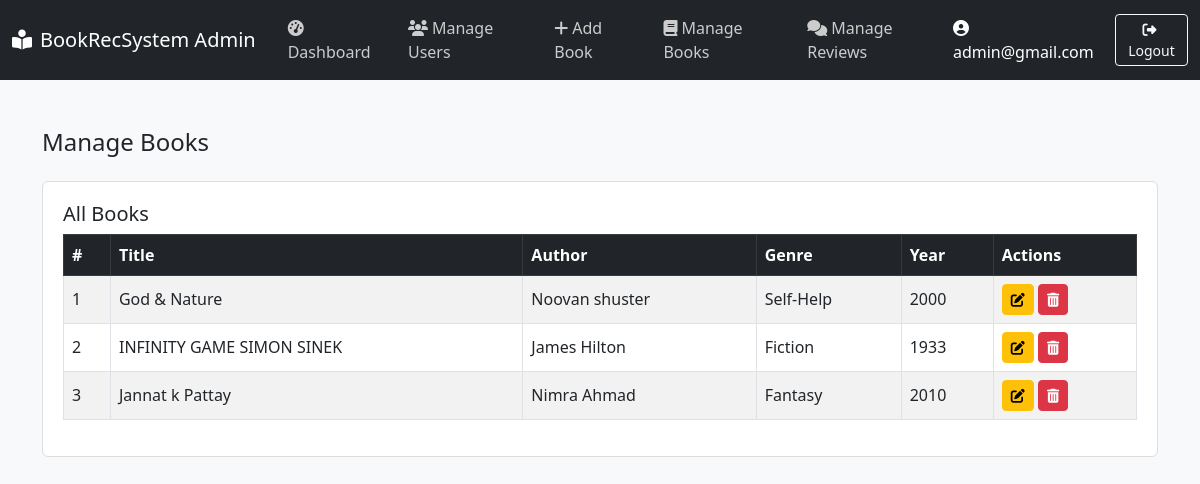
Page /admin/manage-books.php (signed in) on the committed database.
### tables this page shows
CREATE TABLE `tblbooks` (
  `id` int(11) NOT NULL,
  `title` varchar(255) NOT NULL,
  `author` varchar(255) NOT NULL,
  `genre` varchar(100) NOT NULL,
  `publication_year` int(11) DEFAULT NULL,
  `isbn` varchar(50) DEFAULT NULL,
  `description` text DEFAULT NULL,
  `cover_image` varchar(255) DEFAULT NULL,
  `created_at` timestamp NOT NULL DEFAULT current_timestamp()
);

### admin/manage-books.php (the view, shortened to what this page needs)
<?php
include '../dbconnection.php';
$all = mysqli_query($conn, "SELECT * FROM tblbooks ORDER BY created_at DESC");
?>
<!DOCTYPE html>
<html lang="en">
<head>
  <link href="https://cdn.jsdelivr.net/npm/bootstrap@5.3.0/dist/css/bootstrap.min.css" rel="stylesheet">
  <link href="https://cdnjs.cloudflare.com/ajax/libs/font-awesome/6.4.0/css/all.min.css" rel="stylesheet">
</head>
<body>
<?php include 'admin-header.php'; ?>
<br><br>
<div class="container">
  <h4 class="mb-4">Manage Books</h4>
  <div class="table-box mb-5">
    <h5>All Books</h5>
    <table class="table table-bordered align-middle table-striped">
      <thead class="table-dark">
        <tr>
          <th>#</th>
          <th>Title</th>
          <th>Author</th>
          <th>Genre</th>
          <th>Year</th>
          <th>Actions</th>
        </tr>
      </thead>
      <tbody>
        <?php $i=1; while ($b = mysqli_fetch_assoc($all)): ?>
        <tr>
          <td><?php echo $i++; ?></td>
          <td><?php echo htmlspecialchars($b['title']); ?></td>
          <td><?php echo htmlspecialchars($b['author']); ?></td>
          <td><?php echo htmlspecialchars($b['genre']); ?></td>
          <td><?php echo $b['publication_year']; ?></td>
          <td>
            <a href="?id=<?php echo $b['id']; ?>" class="btn btn-sm btn-warning"><i class="fas fa-edit"></i></a>
            <a href="?delete_id=<?php echo $b['id']; ?>" onclick="return confirm('Delete this book?')" class="btn btn-sm btn-danger"><i class="fas fa-trash-alt"></i></a>
          </td>
        </tr>
        <?php endwhile; ?>
      </tbody>
    </table>
  </div>
</div>
</body>
</html>

### admin/manage-books.php (style rules this page uses)
body { background: #f8f9fa; font-family: 'Segoe UI', sans-serif; }
.form-box, .table-box { background: #fff; padding: 20px; border: 1px solid #ddd; border-radius: 6px; }

### rows in the picture
tblbooks: title "God & Nature", author "Noovan shuster", genre "Self-Help", publication_year "2000"
tblbooks: title "INFINITY GAME SIMON SINEK", author "James Hilton", genre "Fiction", publication_year "1933"
tblbooks: title "Jannat k Pattay", author "Nimra Ahmad", genre "Fantasy", publication_year "2010"

### other values in the picture
$_SESSION['admin_email'] "admin@gmail.com"
